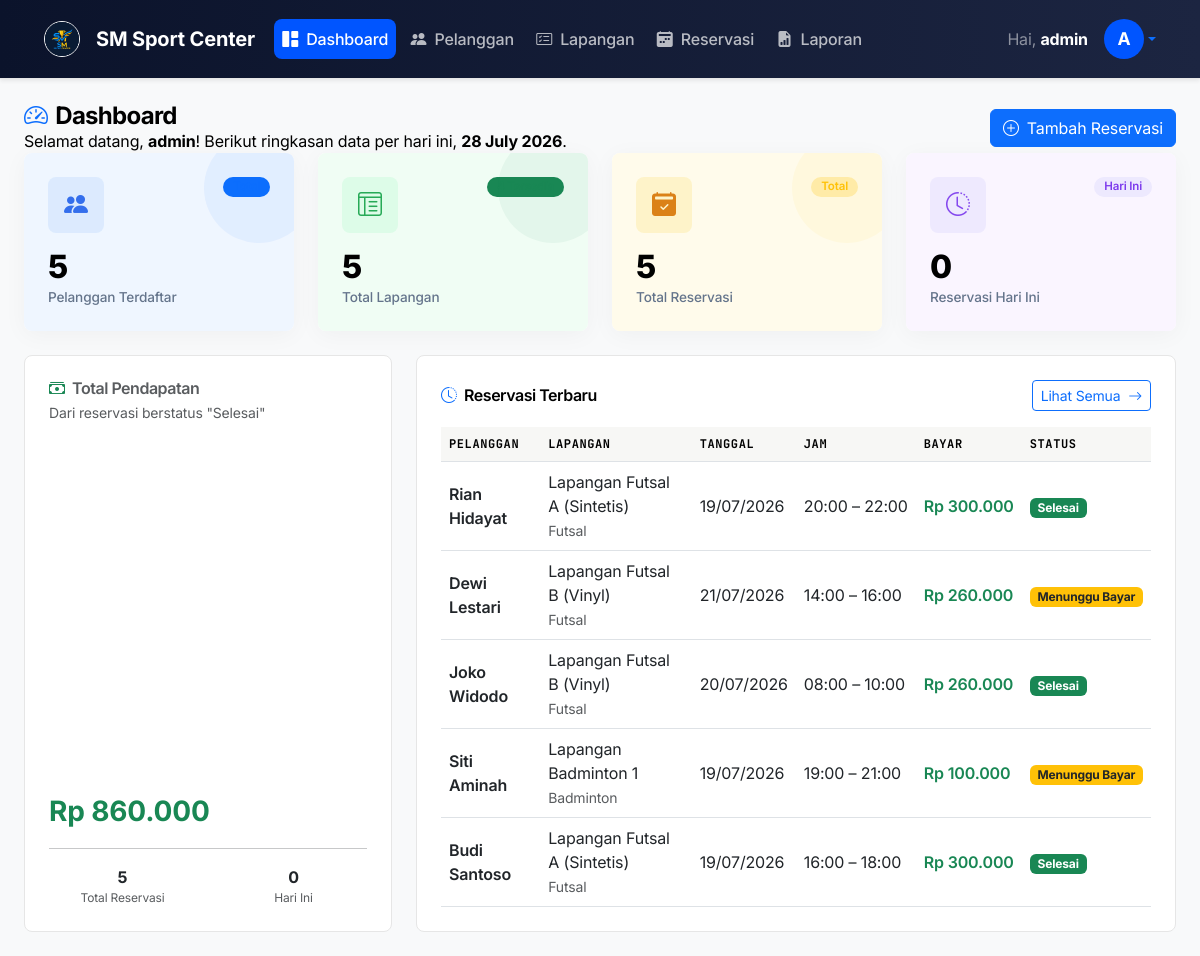
Before: /dashboard.php (signed in) with the older database file.
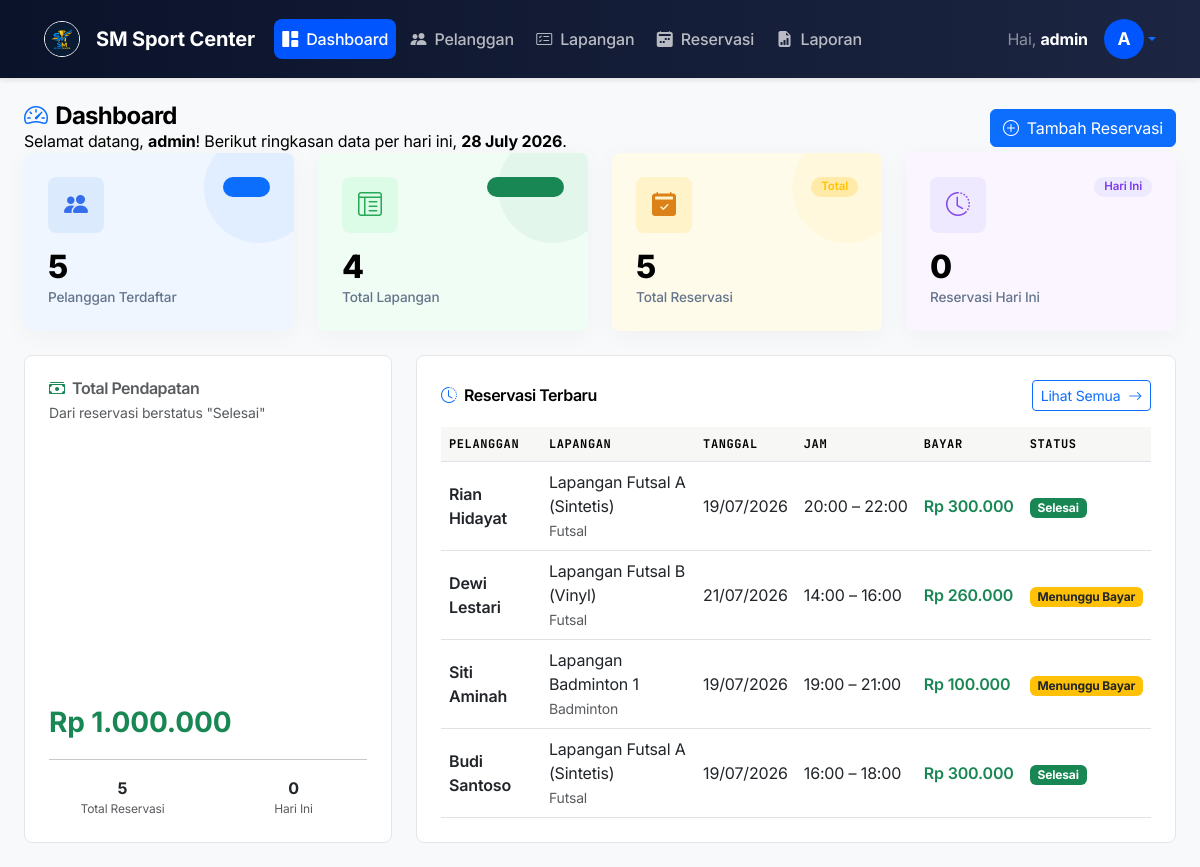
After: the same page with the newer database file.
### tables this page shows
CREATE TABLE IF NOT EXISTS `reservasi` (
  `id_reservasi` INT AUTO_INCREMENT PRIMARY KEY,
  `id_pelanggan` INT NOT NULL,
  `id_lapangan` INT NOT NULL,
  `tanggal` DATE NOT NULL,
  `jam_mulai` TIME NOT NULL,
  `jam_selesai` TIME NOT NULL,
  `total_bayar` INT NOT NULL,
  `status` ENUM('Menunggu Pembayaran', 'Selesai', 'Dibatalkan') NOT NULL DEFAULT 'Menunggu Pembayaran',
  FOREIGN KEY (`id_pelanggan`) REFERENCES `pelanggan` (`id_pelanggan`) ON DELETE CASCADE ON UPDATE CASCADE,
  FOREIGN KEY (`id_lapangan`) REFERENCES `lapangan` (`id_lapangan`) ON DELETE CASCADE ON UPDATE CASCADE
);

CREATE TABLE IF NOT EXISTS `pelanggan` (
  `id_pelanggan` INT AUTO_INCREMENT PRIMARY KEY,
  `nama` VARCHAR(100) NOT NULL,
  `alamat` TEXT NOT NULL,
  `no_hp` VARCHAR(20) NOT NULL,
  `email` VARCHAR(100) NOT NULL,
  `username` VARCHAR(50) NOT NULL UNIQUE,
  `password` VARCHAR(255) NOT NULL
);

CREATE TABLE IF NOT EXISTS `lapangan` (
  `id_lapangan` INT AUTO_INCREMENT PRIMARY KEY,
  `nama_lapangan` VARCHAR(100) NOT NULL,
  `jenis` VARCHAR(50) NOT NULL,  
  `harga_per_jam` INT NOT NULL,
  `status` ENUM('Tersedia', 'Tidak Tersedia') NOT NULL DEFAULT 'Tersedia'
);

### dashboard.php (the view, shortened to what the changed rows need)
<?php
require_once 'config/koneksi.php';
require_once 'includes/header.php';
$total_lapangan  = $koneksi->query("SELECT COUNT(*) FROM lapangan")->fetchColumn();
$lapangan_tersedia = $koneksi->query("SELECT COUNT(*) FROM lapangan WHERE status = 'Tersedia'")->fetchColumn();
$total_pendapatan = $koneksi->query("SELECT COALESCE(SUM(total_bayar),0) FROM reservasi WHERE status = 'Selesai'")->fetchColumn();
$reservasi_terbaru = $koneksi->query("
    SELECT r.id_reservasi, p.nama AS nama_pelanggan,
           l.nama_lapangan, l.jenis,
           r.tanggal, r.jam_mulai, r.jam_selesai,
           r.total_bayar, r.status
    FROM reservasi r
    JOIN pelanggan p ON r.id_pelanggan = p.id_pelanggan
    JOIN lapangan  l ON r.id_lapangan  = l.id_lapangan
    ORDER BY r.id_reservasi DESC
    LIMIT 5
")->fetchAll();
function statusBadge(string $status): string {
    return match($status) {
        'Selesai'              => '<span class="badge bg-success">Selesai</span>',
        'Menunggu Pembayaran'  => '<span class="badge bg-warning text-dark">Menunggu Bayar</span>',
        'Dibatalkan'           => '<span class="badge bg-danger">Dibatalkan</span>',
        default                => '<span class="badge bg-secondary">' . htmlspecialchars($status) . '</span>',
    };
}
?>
<div class="row g-4 mb-4">
    <div class="col-6 col-md-3">
        <div class="card stat-card h-100">
            <div class="card-body bg-green-soft">
                <div class="d-flex align-items-start justify-content-between mb-3">
                    <div class="stat-icon icon-green"><i class="bi bi-layout-text-window-reverse"></i></div>
                    <span class="badge bg-success bg-opacity-15 text-success stat-badge"><?= $lapangan_tersedia ?> Tersedia</span>
                </div>
                <div class="stat-value"><?= number_format($total_lapangan) ?></div>
                <div class="stat-label">Total Lapangan</div>
                <div class="bg-blob bg-success"></div>
            </div>
        </div>
    </div>
</div>
<div class="row g-4">
    <div class="col-12 col-lg-4">
        <div class="card h-100">
            <div class="card-body d-flex flex-column">
                <div class="mt-auto">
                    <div class="fs-3 fw-bold text-success">
                        Rp <?= number_format($total_pendapatan, 0, ',', '.') ?>
                    </div>
                </div>
            </div>
        </div>
    </div>
    <div class="col-12 col-lg-8">
        <div class="card h-100">
            <div class="card-body">
                <?php if (empty($reservasi_terbaru)): ?>
                    <div class="text-center text-muted py-5">
                        <i class="bi bi-calendar-x fs-1 d-block mb-2"></i>
                        Belum ada data reservasi.
                    </div>
                <?php else: ?>
                <div class="table-responsive">
                    <table class="table table-hover align-middle mb-0">
                        <thead>
                            <tr>
                                <th>Pelanggan</th>
                                <th>Lapangan</th>
                                <th>Tanggal</th>
                                <th>Jam</th>
                                <th>Bayar</th>
                                <th>Status</th>
                            </tr>
                        </thead>
                        <tbody>
                            <?php foreach ($reservasi_terbaru as $r): ?>
                            <tr>
                                <td>
                                    <div class="fw-semibold"><?= htmlspecialchars($r['nama_pelanggan']) ?></div>
                                </td>
                                <td>
                                    <div><?= htmlspecialchars($r['nama_lapangan']) ?></div>
                                    <small class="text-muted"><?= htmlspecialchars($r['jenis']) ?></small>
                                </td>
                                <td><?= date('d/m/Y', strtotime($r['tanggal'])) ?></td>
                                <td class="text-nowrap">
                                    <?= substr($r['jam_mulai'],0,5) ?> – <?= substr($r['jam_selesai'],0,5) ?>
                                </td>
                                <td class="text-nowrap">
                                    <span class="fw-semibold text-success">
                                        Rp <?= number_format($r['total_bayar'], 0, ',', '.') ?>
                                    </span>
                                </td>
                                <td><?= statusBadge($r['status']) ?></td>
                            </tr>
                            <?php endforeach; ?>
                        </tbody>
                    </table>
                </div>
                <?php endif; ?>
            </div>
        </div>
    </div>
</div>
<?php require_once 'includes/footer.php'; ?>

Changed rows visible on the page:
no longer on this page (row edited): reservasi: id_pelanggan.nama "Joko Widodo", id_lapangan.nama_lapangan "Lapangan Futsal B (Vinyl)", id_lapangan.jenis "Futsal", tanggal "20/07/2026", jam_mulai "08:00", jam_selesai "10:00", total_bayar "260.000", status "Selesai"
Other visible differences:
$total_lapangan: "5" → "4"
$total_pendapatan: "860.000" → "1.000.000"
